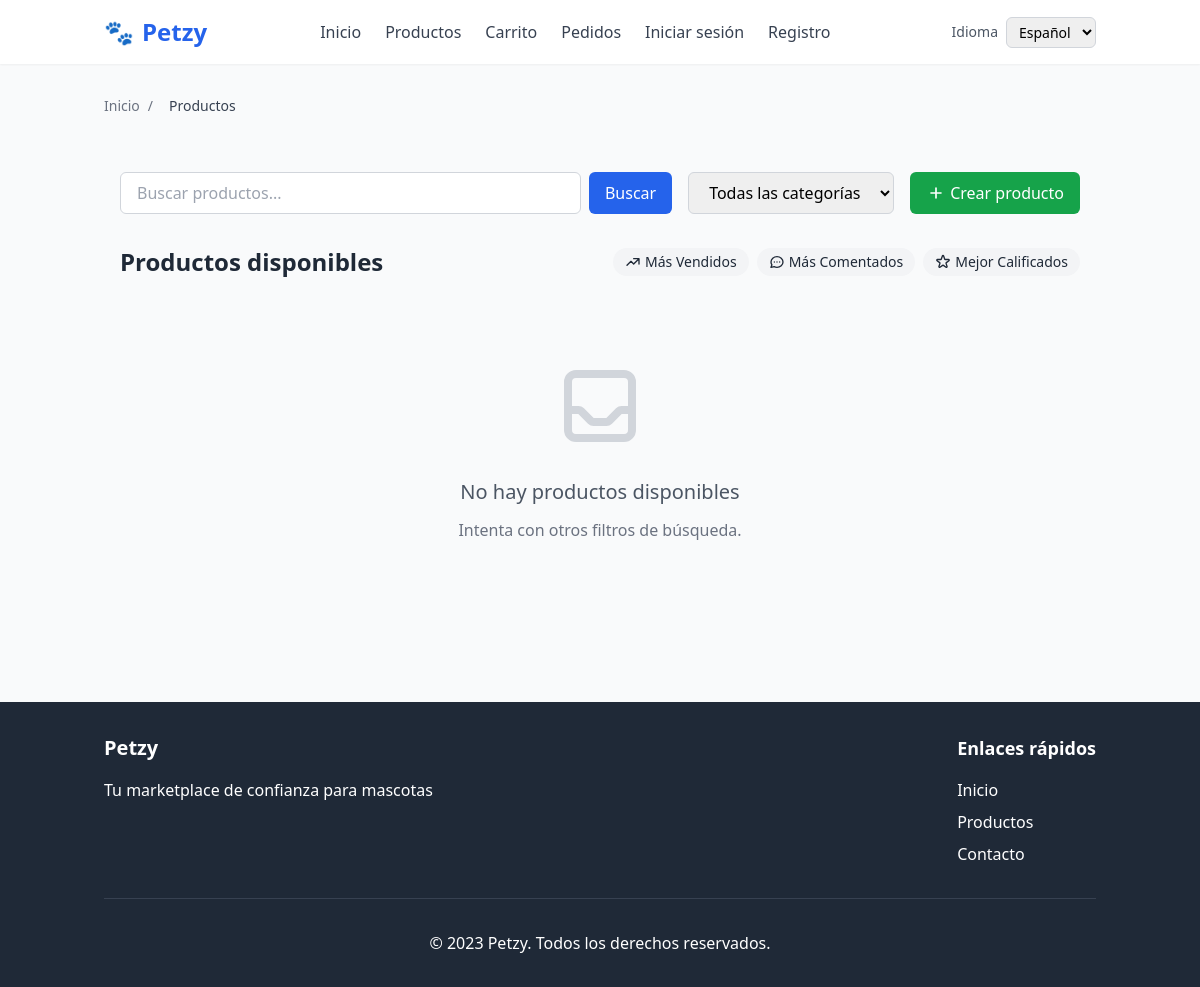
Before: /products/ with the older database file.
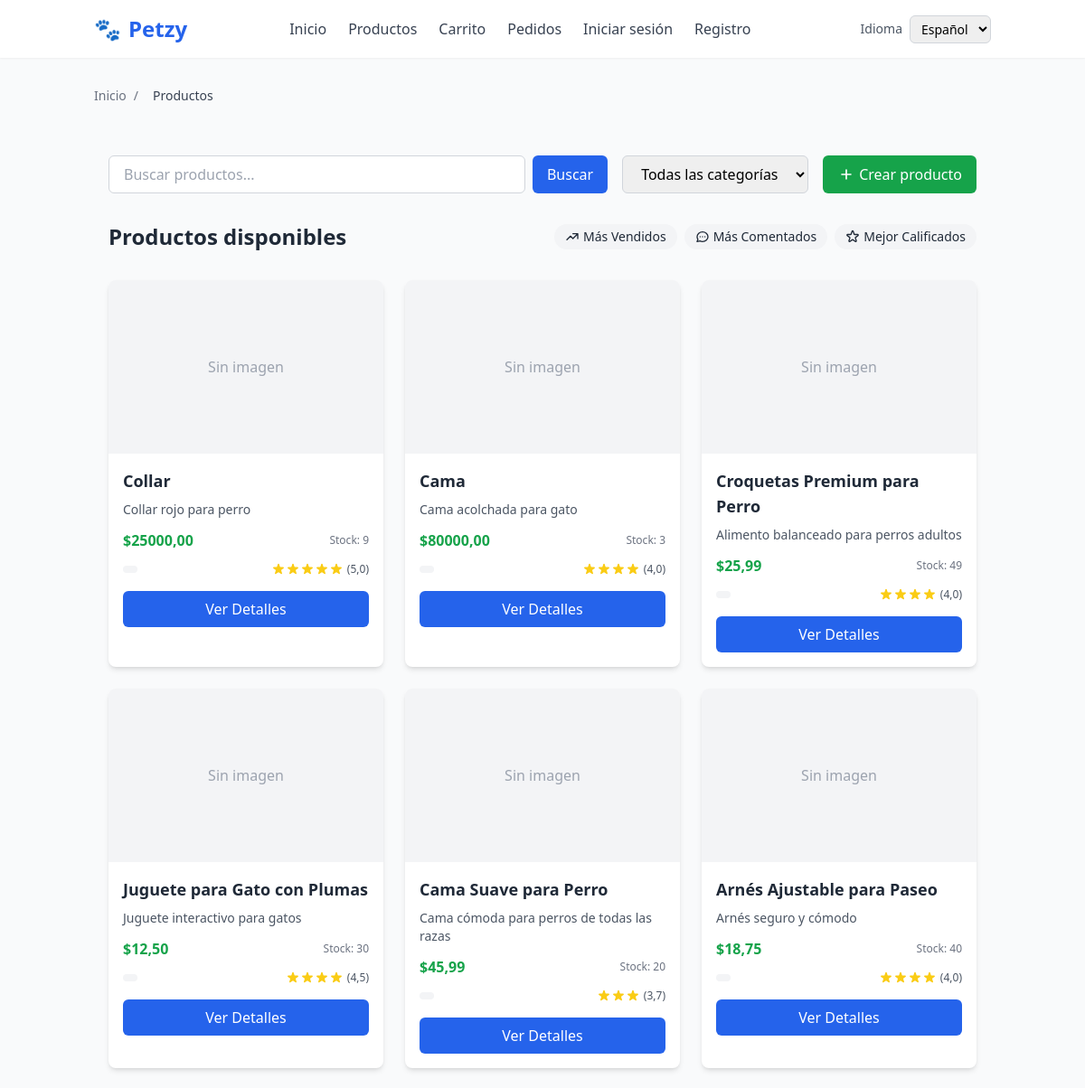
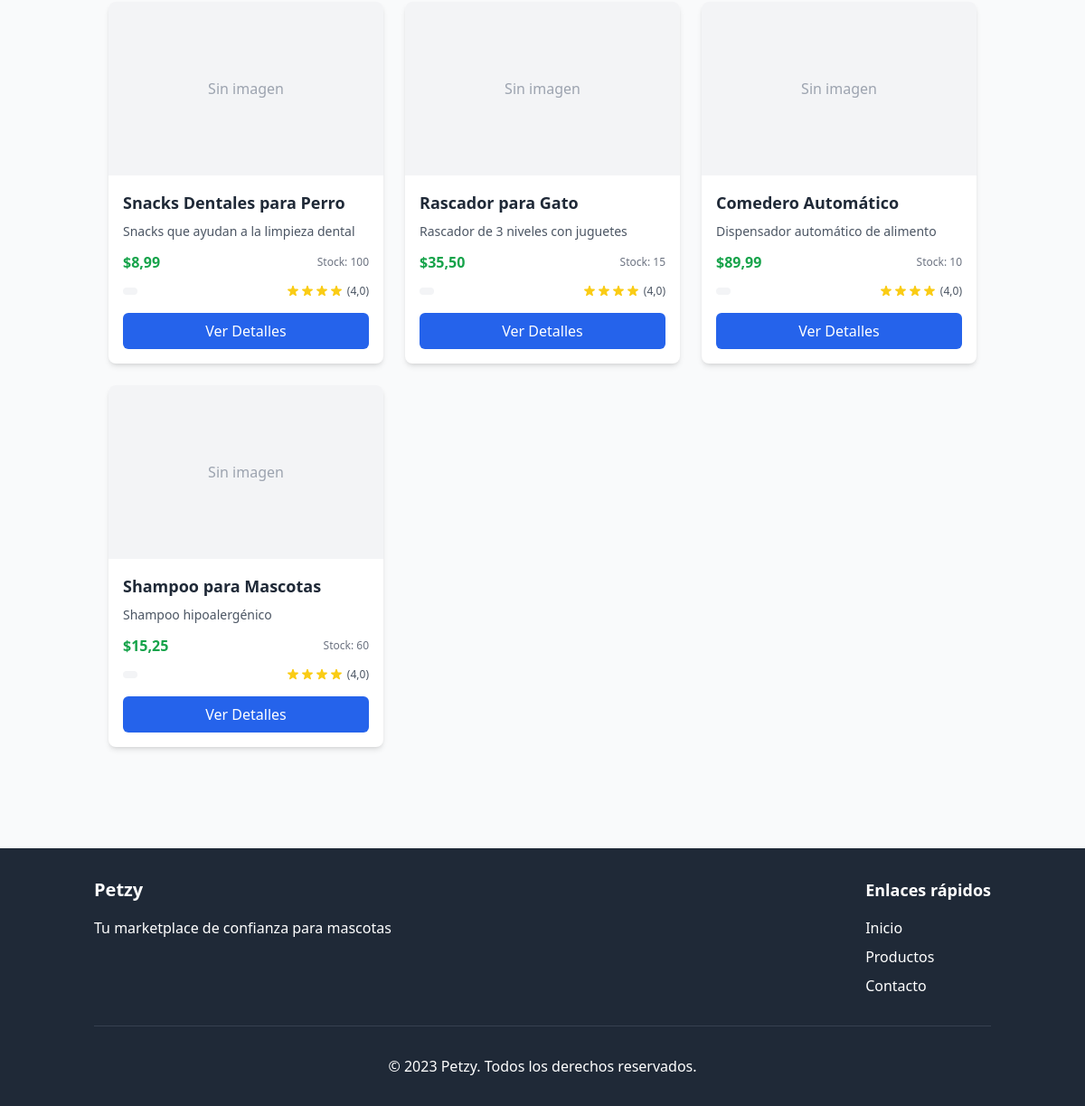
After: the same page with the newer database file (2 pictures, top to bottom).
### products/models.py (models this page shows, shortened)
class Producto(models.Model):
    vendedor = models.ForeignKey(Usuario, on_delete=models.CASCADE, related_name="productos")
    nombre = models.CharField(max_length=200)
    descripcion = models.TextField(blank=True)
    precio = models.DecimalField(max_digits=8, decimal_places=2)
    stock = models.PositiveIntegerField(default=0)
    categoria = models.CharField(max_length=100, blank=True)
    imagen = models.ImageField(upload_to='productos/', null=True, blank=True)
    fecha_creacion = models.DateTimeField(auto_now_add=True)
    @property
    def promedio_rating(self):
        avg = self.reviews.aggregate(promedio=Avg('rating'))['promedio']
        return round(avg, 1) if avg else 0

### products/views.py (the view)
# urls.py: path('', views.ProductoListView.as_view(), name='list'),
class ProductoListView(ListView):
    model = Producto
    template_name = "products/product_list.html"
    context_object_name = "productos"
    paginate_by = 12
    def get_queryset(self):
        queryset = super().get_queryset()
        q = self.request.GET.get("q")
        categoria = self.request.GET.get("categoria")
        if q:
            queryset = queryset.filter(
                Q(nombre__icontains=q) | Q(descripcion__icontains=q)
            )
        if categoria:
            queryset = queryset.filter(categoria=categoria)
        return queryset
    def get_context_data(self, **kwargs):
        context = super().get_context_data(**kwargs)
        context['categorias'] = Producto.objects.values_list('categoria', flat=True).distinct()
        context['breadcrumbs'] = [
            {"label": _("Inicio"), "url": reverse_lazy("home:index")},
            {"label": _("Productos"), "url": ""},
        ]
        return context

### templates/products/product_list.html (shortened to what the changed rows need)
{% extends "base.html" %}
{% load i18n %}
{% block content %}
<div class="container mx-auto px-4 py-8 max-w-7xl">
    <div class="flex flex-col sm:flex-row justify-between items-start sm:items-center mb-8">
        <h1 class="text-2xl font-bold text-gray-800 mb-4 sm:mb-0">{% trans "Productos disponibles" %}</h1>
    </div>
    {% if productos %}
    <div class="grid grid-cols-1 sm:grid-cols-2 lg:grid-cols-3 gap-6">
        {% for p in productos %}
        <div class="bg-white rounded-lg shadow-md overflow-hidden hover:shadow-lg transition duration-200">
            {% if p.imagen %}
            <img src="{{ p.imagen.url }}" class="w-full h-48 object-cover" alt="{{ p.nombre }}">
            {% else %}
            <div class="w-full h-48 bg-gray-100 flex items-center justify-center">
                <span class="text-gray-400">{% trans "Sin imagen" %}</span>
            </div>
            {% endif %}
            <div class="p-4">
                <h3 class="text-lg font-semibold text-gray-800 mb-2">{{ p.nombre }}</h3>
                <p class="text-gray-600 text-sm mb-3">{{ p.descripcion|truncatewords:15 }}</p>
                <div class="flex justify-between items-center mb-3">
                    <span class="text-green-600 font-bold">${{ p.precio }}</span>
                    <span class="text-xs text-gray-500">Stock: {{ p.stock }}</span>
                </div>
                <div class="flex justify-between items-center mb-4">
                    <span class="bg-gray-100 text-gray-700 text-xs px-2 py-1 rounded-full">
                    </span>
                    {% if p.promedio_rating > 0 %}
                    <div class="flex items-center">
                        <div class="text-yellow-400 flex">
                        </div>
                        <span class="text-xs text-gray-600 ml-1">({{ p.promedio_rating }})</span>
                    </div>
                    {% endif %}
                </div>
                <a href="{% url 'products:detail' p.pk %}" class="block w-full bg-blue-600 hover:bg-blue-700 text-white text-center font-medium py-2 px-4 rounded-md transition duration-200">
                    {% trans "Ver Detalles" %}
                </a>
            </div>
        </div>
        {% endfor %}
    </div>
    {% else %}
    <div class="text-center py-12">
        <div class="mx-auto h-24 w-24 text-gray-300 mb-6">
        </div>
        <h3 class="text-xl font-medium text-gray-600 mb-3">{% trans "No hay productos disponibles" %}</h3>
        <p class="text-gray-500">{% trans "Intenta con otros filtros de búsqueda." %}</p>
    </div>
    {% endif %}
</div>
{% endblock %}

Changed rows visible on the page:
added Producto: nombre "Collar", descripcion "Collar rojo para perro", precio "25000,00", stock "9", promedio_rating "5,0"
added Producto: nombre "Cama", descripcion "Cama acolchada para gato", precio "80000,00", stock "3", promedio_rating "4,0"
added Producto: nombre "Croquetas Premium para Perro", descripcion "Alimento balanceado para perros adultos", precio "25,99", stock "49", promedio_rating "4,0"
added Producto: nombre "Juguete para Gato con Plumas", descripcion "Juguete interactivo para gatos", precio "12,50", stock "30", promedio_rating "4,5"
added Producto: nombre "Cama Suave para Perro", descripcion "Cama cómoda para perros de todas las razas", precio "45,99", stock "20", promedio_rating "3,7"
added Producto: nombre "Arnés Ajustable para Paseo", descripcion "Arnés seguro y cómodo", precio "18,75", stock "40", promedio_rating "4,0"
added Producto: nombre "Snacks Dentales para Perro", descripcion "Snacks que ayudan a la limpieza dental", precio "8,99", stock "100", promedio_rating "4,0"
added Producto: nombre "Rascador para Gato", descripcion "Rascador de 3 niveles con juguetes", precio "35,50", stock "15", promedio_rating "4,0"
added Producto: nombre "Comedero Automático", descripcion "Dispensador automático de alimento", precio "89,99", stock "10", promedio_rating "4,0"
added Producto: nombre "Shampoo para Mascotas", descripcion "Shampoo hipoalergénico", precio "15,25", stock "60", promedio_rating "4,0"
Other visible differences:
text no longer shown: "No hay productos disponibles Intenta con otros filtros de búsqueda."
